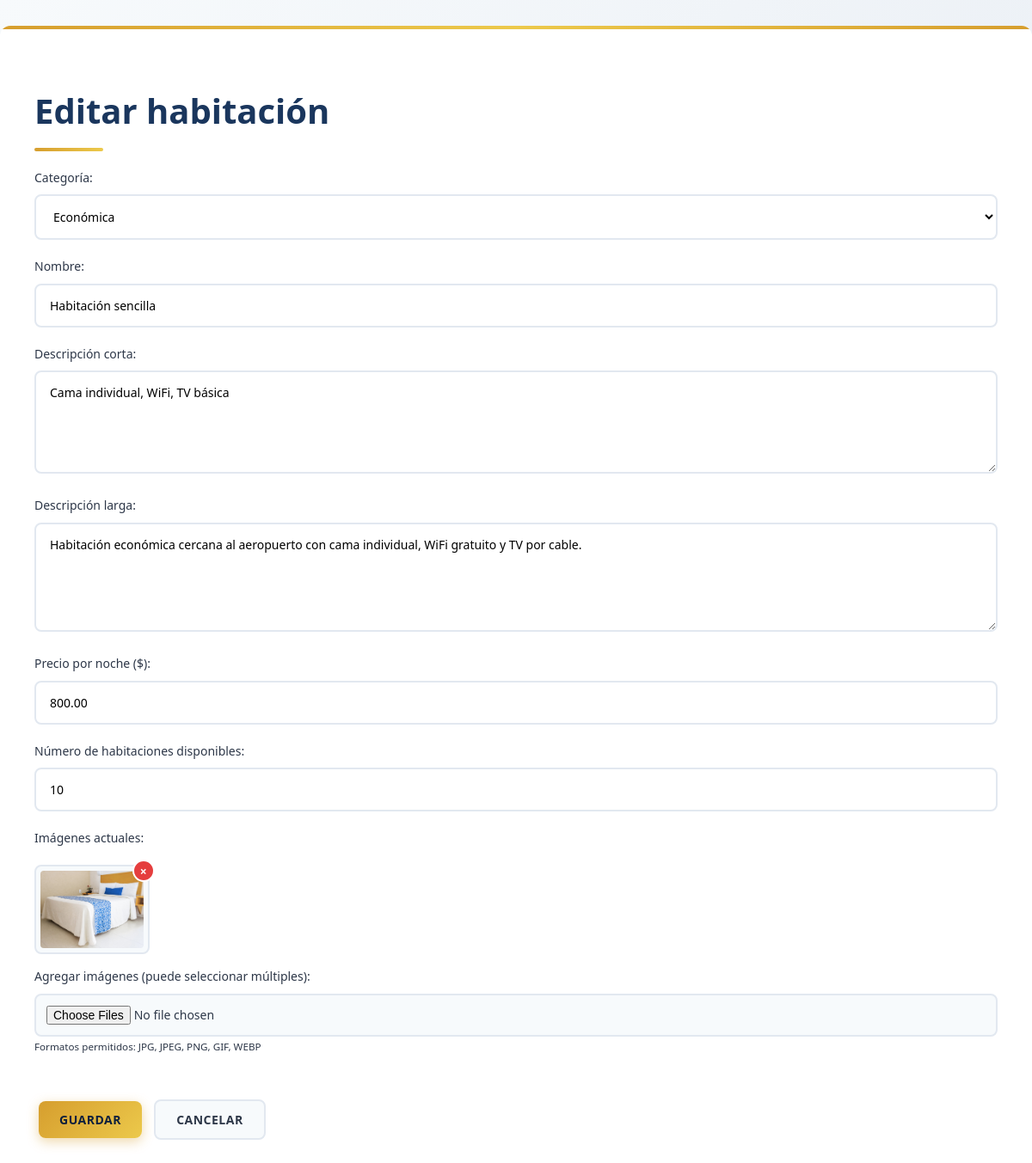
Page /admin/habitaciones_form.php?id=1 (signed in) on the committed database.
### tables this page shows
CREATE TABLE IF NOT EXISTS habitaciones (
    id INT AUTO_INCREMENT PRIMARY KEY,
    id_categoria INT NOT NULL,
    nombre VARCHAR(100) NOT NULL,
    descripcion_corta VARCHAR(255) NOT NULL,
    descripcion_larga TEXT,
    precio_noche DECIMAL(10,2) NOT NULL,
    disponibles INT NOT NULL DEFAULT 0,
    imagen VARCHAR(100) NOT NULL,
    CONSTRAINT fk_habitaciones_categorias
      FOREIGN KEY (id_categoria)
      REFERENCES categorias(id)
      ON DELETE CASCADE ON UPDATE CASCADE
);

CREATE TABLE IF NOT EXISTS categorias (
    id INT AUTO_INCREMENT PRIMARY KEY,
    nombre VARCHAR(50) NOT NULL
);

CREATE TABLE IF NOT EXISTS habitacion_imagenes (
    id INT AUTO_INCREMENT PRIMARY KEY,
    id_habitacion INT NOT NULL,
    nombre_archivo VARCHAR(255) NOT NULL,
    fecha_subida TIMESTAMP DEFAULT CURRENT_TIMESTAMP,
    CONSTRAINT fk_imagenes_habitaciones
      FOREIGN KEY (id_habitacion)
      REFERENCES habitaciones(id)
      ON DELETE CASCADE ON UPDATE CASCADE
);

### admin/habitaciones_form.php (the view, shortened to what this page needs)
<?php
require_once __DIR__ . "/../conexion.php";
$id         = $_GET["id"] ?? "";
$editando   = $id !== "";
$datos      = [
    "id_categoria"      => "",
    "nombre"            => "",
    "descripcion_corta" => "",
    "descripcion_larga" => "",
    "precio_noche"      => "",
    "disponibles"       => ""
];
$imagenes_actuales = [];
if ($editando) {
    $stmt = $conexion->prepare(
        "SELECT id_categoria, nombre, descripcion_corta, descripcion_larga,
                precio_noche, disponibles
         FROM habitaciones
         WHERE id = ?"
    );
    $stmt->bind_param("i", $id);
    $stmt->execute();
    $resultado = $stmt->get_result();
    if ($fila = $resultado->fetch_assoc()) {
        $datos = $fila;
    } else {
        $error = "Habitación no encontrada.";
    }
    $tablaImagenesExiste = $conexion->query("SHOW TABLES LIKE 'habitacion_imagenes'")->num_rows > 0;
    if ($tablaImagenesExiste) {
        $stmt = $conexion->prepare("SELECT id, nombre_archivo FROM habitacion_imagenes WHERE id_habitacion = ?");
        $stmt->bind_param("i", $id);
        $stmt->execute();
        $resultado = $stmt->get_result();
        while ($img = $resultado->fetch_assoc()) {
            $imagenes_actuales[] = $img;
        }
    }
}
$categorias = [];
$resCat = $conexion->query("SELECT id, nombre FROM categorias ORDER BY nombre");
while ($row = $resCat->fetch_assoc()) {
    $categorias[] = $row;
}
?>
<!DOCTYPE html>
<html lang="es">
<head>
    <link rel="stylesheet" href="<?php echo $GLOBALS["raiz_sitio"]; ?>css/estilos.css">
</head>
<body>
<div class="contenedor">
    <h1><?php echo $editando ? "Editar" : "Agregar"; ?> habitación</h1>
    <form action="" method="post" enctype="multipart/form-data" onsubmit="return validarHabitacion();">
        <label>Categoría:
            <select name="id_categoria" id="id_categoria" required>
                <?php foreach ($categorias as $cat): ?>
                    <option value="<?php echo (int)$cat["id"]; ?>"
                        <?php echo ($cat["id"] == $datos["id_categoria"]) ? "selected" : ""; ?>>
                        <?php echo htmlspecialchars($cat["nombre"]); ?>
                    </option>
                <?php endforeach; ?>
            </select>
        </label>
        <label>Nombre:
            <input type="text" name="nombre" id="nombre_hab"
                   value="<?php echo htmlspecialchars($datos["nombre"]); ?>" required>
        </label>
        <label>Descripción corta:
            <textarea name="descripcion_corta" id="descripcion_corta" rows="3" required><?php
                echo htmlspecialchars($datos["descripcion_corta"]);
            ?></textarea>
        </label>
        <label>Descripción larga:
            <textarea name="descripcion_larga" id="descripcion_larga" rows="5"><?php
                echo htmlspecialchars($datos["descripcion_larga"]);
            ?></textarea>
        </label>
        <label>Precio por noche ($):
            <input type="number" step="0.01" min="0.01" name="precio_noche" id="precio_noche"
                   value="<?php echo htmlspecialchars($datos["precio_noche"]); ?>" required>
        </label>
        <label>Número de habitaciones disponibles:
            <input type="number" min="0" name="disponibles" id="disponibles"
                   value="<?php echo htmlspecialchars($datos["disponibles"]); ?>">
        </label>
        <?php if ($editando && !empty($imagenes_actuales)): ?>
            <label>Imágenes actuales:</label>
            <div class="galeria-imagenes">
                <?php foreach ($imagenes_actuales as $img): ?>
                    <div class="imagen-item">
                        <img src="<?php echo $GLOBALS["raiz_sitio"]; ?>imagenes/<?php echo htmlspecialchars($img["nombre_archivo"]); ?>"
                             alt="Imagen habitación">
                        <button type="button" class="btn-eliminar"
                                onclick="confirmarEliminarImagen(<?php echo (int)$img['id']; ?>);"
                                title="Eliminar imagen">×</button>
                    </div>
                <?php endforeach; ?>
            </div>
        <?php endif; ?>
        <label>Agregar imágenes (puede seleccionar múltiples):
            <input type="file" name="imagenes[]" id="imagenes" accept="image/*" multiple
                   onchange="mostrarPrevisualizacion(this);">
            <small>Formatos permitidos: JPG, JPEG, PNG, GIF, WEBP</small>
        </label>
        <br>
        <button type="submit">Guardar</button>
        <a href="habitaciones_listar.php"><button type="button">Cancelar</button></a>
    </form>
</div>
</body>
</html>

### css/estilos.css (style rules this page uses)
:root { --color-primario: #1a365d; --color-primario-claro: #2c5282; --color-primario-oscuro: #0d1f3c; --color-acento: #d69e2e; --color-acento-claro: #ecc94b; --color-acento-hover: #b7791f; --color-fondo: #f7fafc; --color-blanco: #ffffff; --color-texto: #2d3748; --color-texto-claro: #718096; --color-exito: #38a169; --color-exito-fondo: #c6f6d5; --color-error: #e53e3e; --color-error-fondo: #fed7d7; --sombra-suave: 0 4px 6px -1px rgba(0, 0, 0, 0.1), 0 2px 4px -1px rgba(0, 0, 0, 0.06); --sombra-media: 0 10px 15px -3px rgba(0, 0, 0, 0.1), 0 4px 6px -2px rgba(0, 0, 0, 0.05); --sombra-fuerte: 0 20px 25px -5px rgba(0, 0, 0, 0.1), 0 10px 10px -5px rgba(0, 0, 0, 0.04); --transicion: all 0.3s cubic-bezier(0.4, 0, 0.2, 1); --radio-borde: 12px; }
* { box-sizing: border-box; }
body { font-family: 'Segoe UI', system-ui, -apple-system, sans-serif; margin: 0; padding: 0; background: linear-gradient(135deg, var(--color-fondo) 0%, #e2e8f0 100%); color: var(--color-texto); line-height: 1.6; min-height: 100vh; }
.contenedor { max-width: 1200px; margin: 30px auto; background: var(--color-blanco); padding: 40px; border-radius: var(--radio-borde); box-shadow: var(--sombra-media); animation: fadeInUp 0.6s ease-out; position: relative; overflow: hidden; }
.contenedor::before { content: ''; position: absolute; top: 0; left: 0; right: 0; height: 4px; background: linear-gradient(90deg, var(--color-acento), var(--color-acento-claro), var(--color-acento)); }
h1 { color: var(--color-primario); font-size: 2.5rem; font-weight: 700; margin-bottom: 20px; position: relative; padding-bottom: 15px; animation: fadeInUp 0.5s ease-out; }
h1::after { content: ''; position: absolute; bottom: 0; left: 0; width: 80px; height: 4px; background: linear-gradient(90deg, var(--color-acento), var(--color-acento-claro)); border-radius: 2px; }
.galeria-imagenes { display: flex; flex-wrap: wrap; gap: 12px; margin: 15px 0; }
.imagen-item { position: relative; border: 2px solid #e2e8f0; padding: 5px; background: var(--color-fondo); border-radius: 8px; transition: var(--transicion); }
.imagen-item img { width: 120px; height: 90px; object-fit: cover; display: block; border-radius: 4px; }
.imagen-item .btn-eliminar { position: absolute; top: -8px; right: -8px; background: var(--color-error); color: var(--color-blanco); border: 2px solid var(--color-blanco); border-radius: 50%; width: 26px; height: 26px; cursor: pointer; font-size: 14px; display: flex; align-items: center; justify-content: center; transition: var(--transicion); padding: 0; margin: 0; }
form { animation: fadeInUp 0.5s ease-out; }
label { display: block; margin-bottom: 20px; font-weight: 500; color: var(--color-texto); font-size: 14px; }
input[type="text"], input[type="password"], input[type="number"], input[type="email"], input[type="file"], textarea, select { width: 100%; padding: 14px 16px; border: 2px solid #e2e8f0; border-radius: 8px; font-size: 14px; font-family: inherit; transition: var(--transicion); background: var(--color-blanco); margin-top: 8px; }
textarea { min-height: 120px; resize: vertical; }
input[type="file"] { padding: 12px; background: var(--color-fondo); cursor: pointer; }
button { padding: 12px 24px; margin: 5px; cursor: pointer; border: none; border-radius: 8px; font-size: 14px; font-weight: 600; font-family: inherit; transition: var(--transicion); text-transform: uppercase; letter-spacing: 0.5px; position: relative; overflow: hidden; }
button::before { content: ''; position: absolute; top: 50%; left: 50%; width: 0; height: 0; background: rgba(255, 255, 255, 0.3); border-radius: 50%; transform: translate(-50%, -50%); transition: width 0.6s, height 0.6s; }
button[type="submit"], button:not([type]) { background: linear-gradient(135deg, var(--color-acento) 0%, var(--color-acento-claro) 100%); color: var(--color-primario-oscuro); box-shadow: 0 4px 14px rgba(214, 158, 46, 0.4); }
button[type="button"] { background: var(--color-fondo); color: var(--color-texto); border: 2px solid #e2e8f0; }
a button { display: inline-block; }
a { text-decoration: none; }
[title] { position: relative; cursor: help; }
html { scroll-behavior: smooth; }

### rows in the picture
habitaciones: id_categoria "Económica", nombre "Habitación sencilla", descripcion_corta "Cama individual, WiFi, TV básica", descripcion_larga "Habitación económica cercana al aeropuerto con cama individual, WiFi gratuito y TV por cable.", precio_noche "800.00", disponibles "10"
habitacion_imagenes: nombre_archivo (picture)
